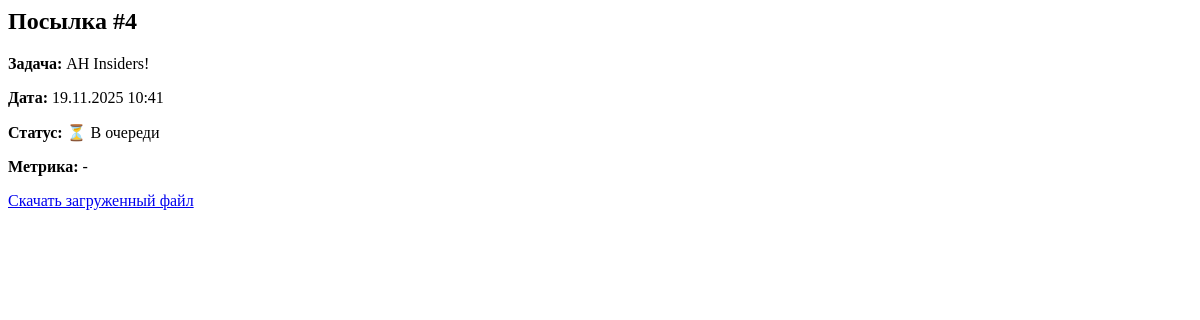
Before: /submission/4/ (signed in) with the older database file.
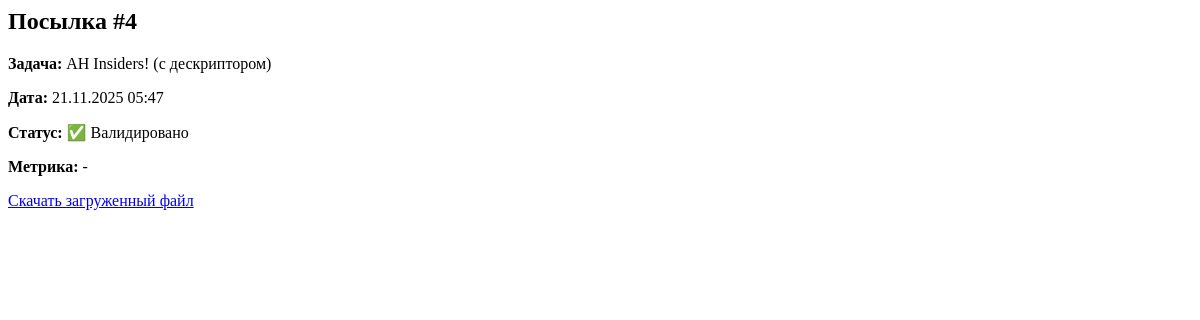
After: the same page with the newer database file.
### runner/models/submission.py (models this page shows, shortened)
class Submission(models.Model):
    STATUS_PENDING = "pending"
    STATUS_RUNNING = "running"
    STATUS_ACCEPTED = "accepted"
    STATUS_FAILED = "failed"
    STATUS_VALIDATED = "validated"
    STATUS_CHOICES = [
        ("pending", "⏳ В очереди"),
        ("running", "🏃 Выполняется"),
        ("accepted", "✅ Принято"),
        ("failed", "❌ Ошибка"),
        ("validated", "✅ Валидировано")
    ]
    user = models.ForeignKey(User, on_delete=models.CASCADE, related_name="submissions")
    problem = models.ForeignKey("Problem", on_delete=models.CASCADE, related_name="submissions", null=True)
    file = models.FileField(upload_to="submissions/")
    submitted_at = models.DateTimeField(auto_now_add=True)
    status = models.CharField(max_length=20, choices=STATUS_CHOICES, default="pending")
    code_size = models.PositiveIntegerField(default=0)
    metrics = models.JSONField(null=True, blank=True)  # {"accuracy": 0.87, "f1": 0.65}

### runner/models/problem.py (models this page shows, shortened)
class Problem(models.Model):
    title = models.CharField("Название", max_length=255)
    statement = models.TextField("Условие", blank=True)
    created_at = models.DateField("Дата создания", auto_now_add=True)
    rating = models.IntegerField(
        "Рейтинг сложности",
        validators=[MinValueValidator(800), MaxValueValidator(3000)],
        default=800,
    )
    is_published = models.BooleanField("Опубликована", default=True)
    tags = models.ManyToManyField("Tag", blank=True, related_name="problems")
    author = models.ForeignKey(
        settings.AUTH_USER_MODEL,
        verbose_name="Автор",
        on_delete=models.SET_NULL,
        related_name="problems",
        default=None,
        null=True,
    )

### runner/views/submissions.py (the view)
# urls.py: path('submission/<int:submission_id>/', submission_detail, name="submission_detail"),
@login_required
def submission_detail(request, submission_id):
    submission = get_object_or_404(Submission, id=submission_id, user=request.user)
    setattr(submission, "created_at", submission.submitted_at)
    setattr(submission, "metric", _primary_metric(submission.metrics))
    return render(request, "runner/submissions/detail.html", {
        "submission": submission
    })

### runner/views/submissions.py (called while the page is built, shortened)
def _primary_metric(metrics):
    if metrics is None:
        return None

### runner/templates/runner/submissions/detail.html (shortened to what this page needs)
<h2>Посылка #{{ submission.id }}</h2>
<p><b>Задача:</b> {{ submission.problem.title }}</p>
<p><b>Дата:</b> {{ submission.created_at|date:"d.m.Y H:i" }}</p>
<p><b>Статус:</b> {{ submission.get_status_display }}</p>
<p><b>Метрика:</b> <span id="submission-metric">{% if submission.metric %}{{ submission.metric }}{% else %}-{% endif %}</span></p>
{% if submission.file %}
<p><a href="{{ submission.file.url }}">Скачать загруженный файл</a></p>
{% endif %}

Changed rows visible on the page:
changed Submission id 4: problem "AH Insiders!" → "AH Insiders! (c дескриптором)"; created_at "19.11.2025 10:41" → "21.11.2025 05:47"; status "⏳ В очереди" → "✅ Валидировано"
